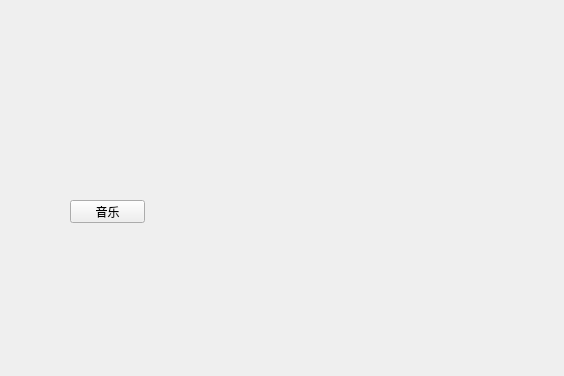
<?xml version="1.0" encoding="UTF-8"?>
<ui version="4.0">
 <class>EntertainmentWidget</class>
 <widget class="QWidget" name="EntertainmentWidget">
  <property name="geometry">
   <rect>
    <x>0</x>
    <y>0</y>
    <width>564</width>
    <height>376</height>
   </rect>
  </property>
  <property name="windowTitle">
   <string>Form</string>
  </property>
  <widget class="QPushButton" name="pushButton">
   <property name="geometry">
    <rect>
     <x>70</x>
     <y>200</y>
     <width>75</width>
     <height>23</height>
    </rect>
   </property>
   <property name="text">
    <string>音乐</string>
   </property>
  </widget>
 </widget>
 <resources/>
 <connections/>
</ui>
